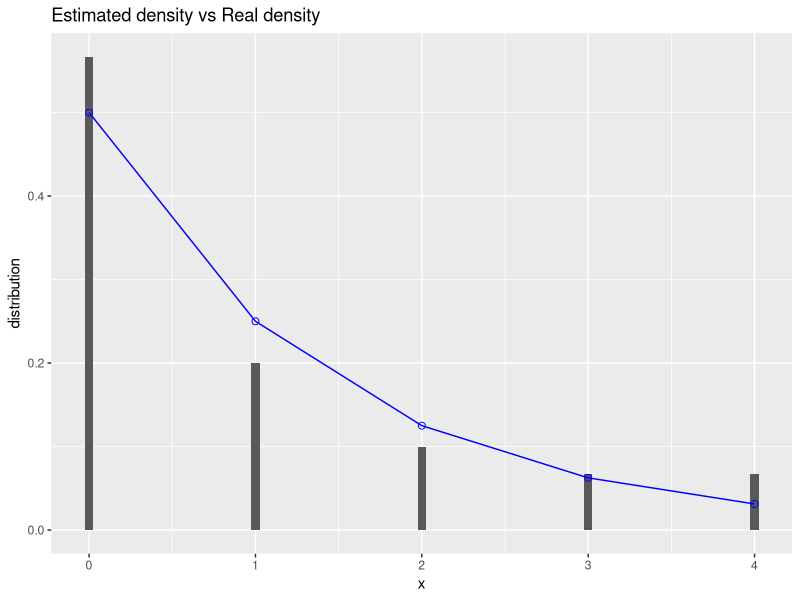
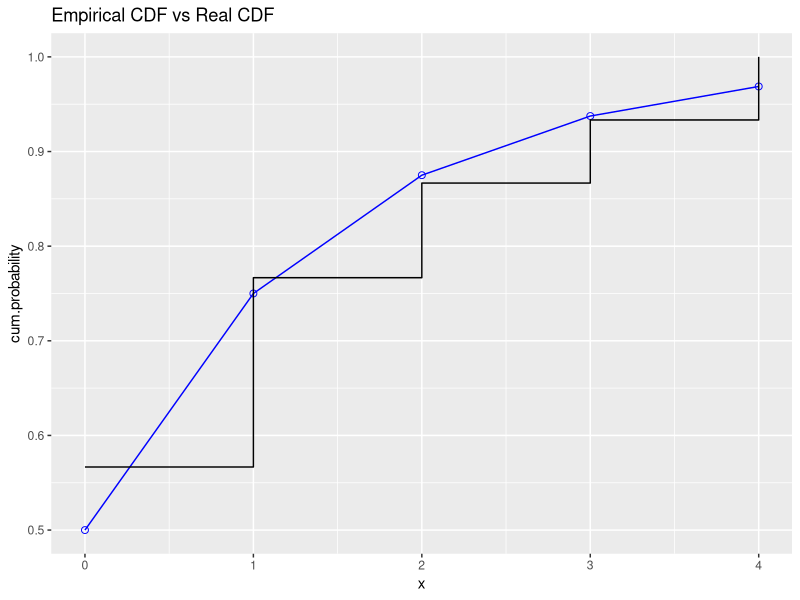
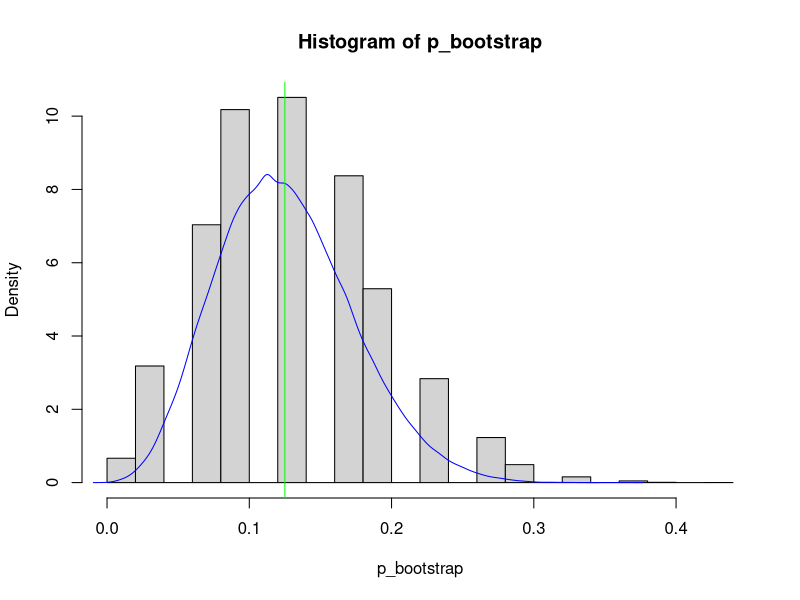
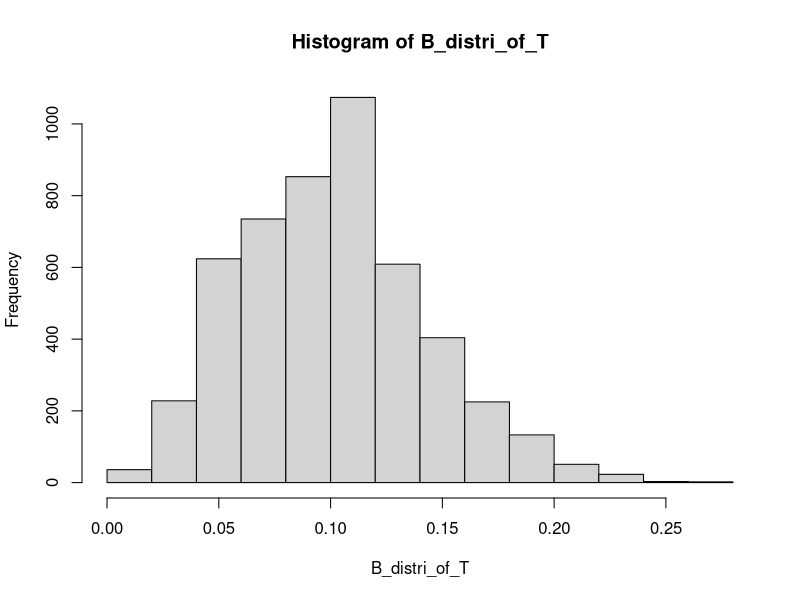

R code for these plots, in order:
## ---- chunk 1
library(dplyr)
library(ggplot2)

n = 30 
p = 0.5
sample = as.data.frame(read.csv("data/sample.csv"))
sample = sample %>% rename("ID" = X, "obs" = x) %>% arrange(obs)

distribution = table(sample %>% summarize(obs))/n

## ---- chunk 2
theta_F = (1-p)^3
mu_hat = mean(sample$obs)
p_hat = 1/ (mu_hat+1) 
T_p = (1-p_hat)^3 # T(X) in the parametric case

T_n = 1 - 1/30 * (sum(sample$obs<=2)) # = T(X) in the non paramatric case 
## ---- chunk 3
x = seq(0, max(sample$obs), 1)
ggplot(mapping=aes(x)) +
  labs(title = "Estimated density vs Real density") +
  geom_col(aes(y=distribution), width = 0.05)  + 
  geom_point(aes(y=dgeom(x,p)), colour="blue", shape=1, size=2) +
  geom_line(aes(y=dgeom(x, p)), colour="blue") + 
  scale_y_continuous()

## ---- chunk 4
ggplot(mapping=aes(x)) +
  labs(title="Empirical CDF vs Real CDF", y = "cum.probability") +
  geom_point(mapping = aes(y=pgeom(x,p)), colour="blue", shape=1, size=2) + 
  geom_line(mapping = aes(y=pgeom(x,p)), colour="blue") +
  stat_ecdf(geom="step", pad=F,mapping=aes(x=sample$obs))
## ---- chunk 5
nb_sim = 100000
true_est <- rep(NA, nb_sim)
for (i in 1:100000) {
  Xtrue<-rgeom(n=30, prob=0.5 ) # true distribution
  p_true <- (mean(Xtrue)+1)^(-1)
  true_est[i] = (1-p_true)^3
}

p_bootstrap = rep(NA,nb_sim)
for (i in 1:nb_sim) {
  Xstar <- sample(x=sample$obs, size=30, replace=T)
  p_bootstrap[i] <- 1 - 1/30 * (sum(Xstar<=2))
}
#lines(density(p_bootstrap), col= 'green', type="l", lty=2)
#legend("topright", legend=c("true", "Bootstrap"), col=c("blue", "green"), lty=1:2, cex=0.8)
hist(p_bootstrap, probability = T) # Geometric est discrete donc c est normal qu'il y ait des blancs je pense
lines(density(true_est), col= 'blue', type="l", main="Densities", lty=1  , xlab="p" )
abline(v=theta_F, col= 'green')

## ---- chunk 6
B=1000
## ---- chunk 7
first_term_B <-0
  for (i in 1:B) {
    set.seed(i)
    Xstar = sample(x=sample$obs, size=n, replace=T)
    first_term_B <- first_term_B + (1/B)*( 1 - 1/30 * (sum(Xstar<=2)) )
  }
approx_bias <- first_term_B - T_n
## ---- chunk 8
Var_boot <-0
  for (i in 1:B) {
    set.seed(i)
    Xstar = sample(x=sample$obs, size=n, replace=T)
    first = (1/B)*( 1 - 1/30 * (sum(Xstar<=2)) )^2
    second = ((1/B)*(1-1/30*(sum(Xstar<=2))))^2 
    Var_boot <- Var_boot + (first-second)
  }

## ---- chunk 9
alpha = 0.05
B = 5000

B_distri_of_T <- rep(NA,B) # constitue la distribution de T(X) dont on va choper les quantiles

for (i in 1:B) {
  Xstar <- rgeom(n=30, prob = p_hat) # on genere ici car on est dans le cas parametrique
  mu_star <- mean(Xstar)
  Tstar <- ( 1-(mu_star+1)^(-1) )^3
  B_distri_of_T[i] <- Tstar
}
CI_param_boot <- c(2*T_p - quantile(B_distri_of_T, 1-alpha/2), 2*T_p - quantile(B_distri_of_T, alpha/2))
CI_percen_boot <- c(quantile(B_distri_of_T, alpha/2), quantile(B_distri_of_T, 1-alpha/2))

hist(B_distri_of_T)
CI_param_boot
CI_percen_boot
## ---- chunk 10
alpha = 0.05
B1 = 5000
B2=50

StB_distri_of_T <- rep(NA,B1) # constitue la distribution de T(X) dont on va choper les quantiles

for (i in 1:B1) {
  Xstar <- rgeom(n=30, prob = p_hat) # on genere ici car on est dans le cas parametrique
  mu_star <- mean(Xstar)
  Tstar <- ( 1-(mu_star+1)^(-1) )^3
  vec_T_star <- rep(NA,B2) # sert uniquement à trouver la standard error de la statistiques bootstrapée
  for (j in 1:B2) {
    Xstar_star <- sample(x=Xstar, size= length(Xstar), replace=T)
    mu_star_star <- mean(Xstar_star)
    vec_T_star[j] <-  ( 1-(mu_star_star+1)^(-1) )^3
  }
  SE_Tstar <- sd(vec_T_star)/sqrt(B2)
  StB_distri_of_T[i] = (Tstar - mean(vec_T_star))/SE_Tstar
}
SE_theta_hat <- sd(StB_distri_of_T)/sqrt(B1)
CI_st_B <- c(T_p - quantile(StB_distri_of_T, 0.975)*SE_theta_hat,T_p - quantile(StB_distri_of_T, 0.025)*SE_theta_hat )
CI_st_B
